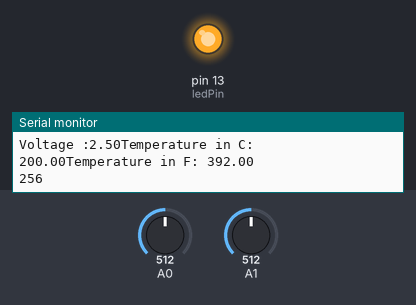
Bench run of a sketch on a simulated Arduino Uno, built with avr-gcc and run on an emulated ATmega328P. Shown: output pins drawn as LEDs (lit = HIGH), the last lines printed to the serial monitor. The inputs (shaded band) are chosen by the test bench; at power-on: A0 = 512, A1 = 512.

Above: at 1.8 s.
1.9 s: A0 set to 123
3.4 s: A0 set to 107
At 4.9 s:
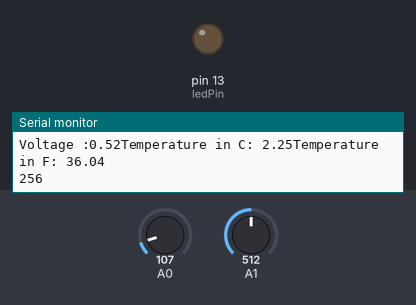
5.5 s: A0 set to 122
At 6.6 s:
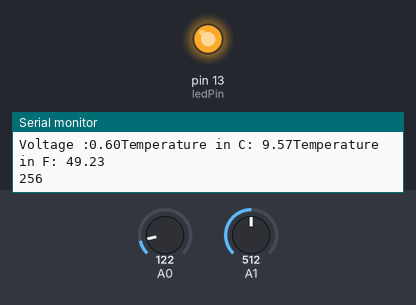
7.5 s: A0 set to 35
At 8.3 s:
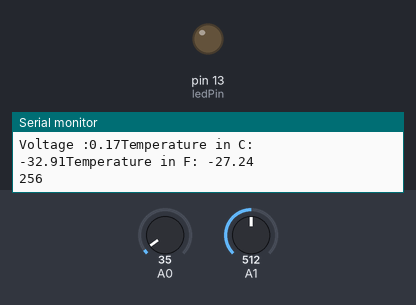
Timing chart, 0 to 10.5 s (numbered marks = the images above; inputs shaded):
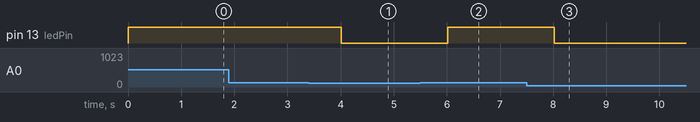

Measured:
- the behaviour switches between 118 and 117 on A0 (found by bisection; images 0 and 1)
- after the input at 3.4 s, pin 13 (ledPin): HIGH → LOW after 0.61 s
- after the input at 5.5 s, pin 13 (ledPin): LOW → HIGH after 0.51 s
- after the input at 7.5 s, pin 13 (ledPin): HIGH → LOW after 0.52 s

The sketch:

temp_sensor.ino
```cpp
const int tempPin = 0;
const int ledPin = 13;
void setup() {
  // put your setup code here, to run once:
  pinMode(ledPin, OUTPUT);
  Serial.begin(9600);
}

void loop() {
  // put your main code here, to run repeatedly:
  float voltage, degC, degF;
  voltage = getVoltage(tempPin);
  degC = (voltage -0.5) * 100.0;
  degF = (9.0/5.0)* degC + 32.0;
  if(degF > 45.0){
    digitalWrite(ledPin, HIGH);
  }
  else{
    digitalWrite(ledPin, LOW);
  }
  Serial.print("Voltage :");
  Serial.print(voltage);
  Serial.print("Temperature in C: ");
  Serial.print(degC);
  Serial.print("Temperature in F: ");
  Serial.println(degF);
  Serial.println((analogRead(1)/2));
  delay(1000);
}

float getVoltage(int pin){
  return(analogRead(pin)*0.004882814);
}
```
